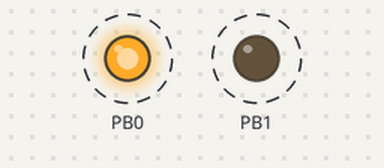
Recording of a program running on a simulated ATtiny2313, built with avr-gcc and emulated at 12 MHz. On the bench: output pins drawn as LEDs (lit = HIGH). Dashed ring = blinking.

Above: at 0.2 s.
Timing chart, 0 to 3.0 s (numbered marks = the images above):
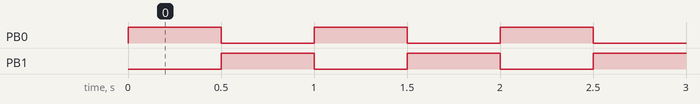

Measured:
- by itself, PB0, PB1: alternates HIGH for 0.50 s and LOW for 0.50 s

The program:

main.c
```c
// (licence header left out)
// http://www.fysnet.net/attiny2313.htm
#include <avr/io.h>
#include <avr/interrupt.h>  // for sei()

#include <util/delay.h>     // for _delay_ms()

int main(void) {

  // make bottom 2 PORTB pins output
  DDRB = 3;

  while (1) {        // main event loop
    PORTB = 1; // Turn LED on PB0 on and PB1 off
    _delay_ms(500);
    PORTB = 2; // Turn LED on PB0 off and PB1 on
    _delay_ms(500);
  }

  return 0;
}
```
